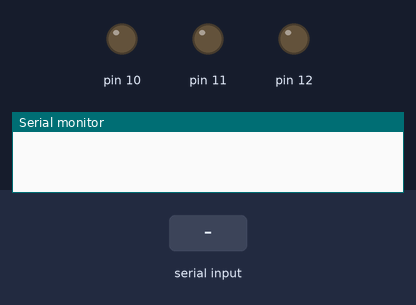
The sketch below on a simulated Arduino Uno, built with avr-gcc and run on an emulated ATmega328P. Shown: output pins drawn as LEDs (lit = HIGH), the last lines printed to the serial monitor. The test bench sets the inputs (shaded band).

Above: at 1.2 s.
1.3 s: "1" received over Serial
At 2.4 s:
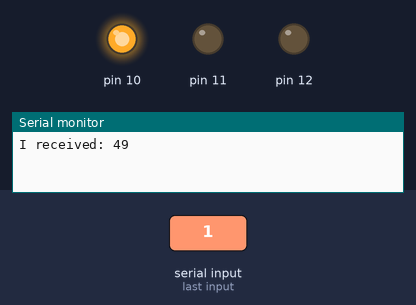
2.8 s: "2" received over Serial
At 3.6 s:
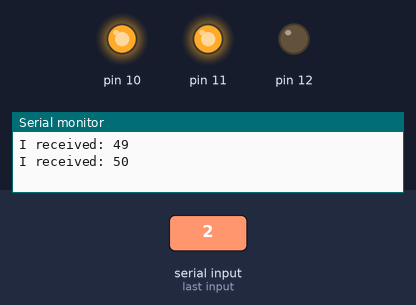
4.3 s: "3" received over Serial
At 4.7 s:
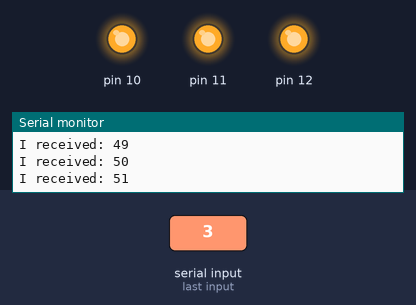
5.8 s: "1" received over Serial
At 7.0 s:
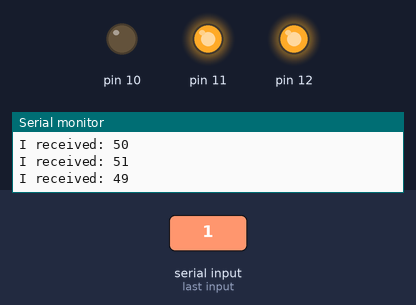
7.3 s: "2" received over Serial
At 8.2 s:
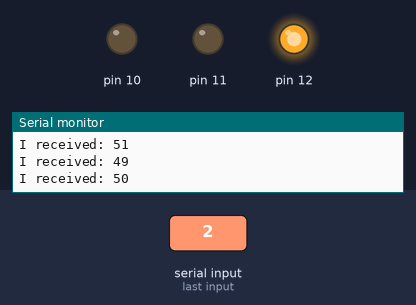
8.8 s: "0" received over Serial
At 9.3 s:
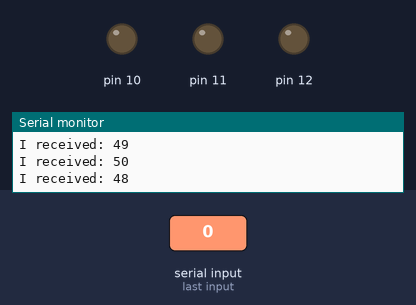
Timing chart, 0 to 11.3 s (numbered marks = the images above; inputs shaded):
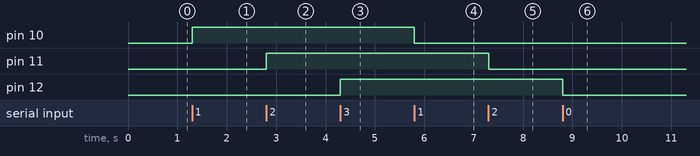

The sketch:

_120616_lightContoller.ino
```cpp
/*
Lights controller. If
 */
boolean one = false;
boolean two = false;
boolean three = false;

void setup() {
  // initialize the digital pin as an output.
  // Pin 13 has an LED connected on most Arduino boards:
  pinMode(10, OUTPUT);
  pinMode(12, OUTPUT);
  pinMode(11, OUTPUT);


  Serial.begin(9600);
}

void loop() {


  // send data only when you receive data:
  if (Serial.available() > 0) {
    // we receive a char representing an integer. let's converto to int
    int incomingData = Serial.read();
    // say what you got:
    Serial.print("I received: ");
    Serial.println(incomingData);


    switch (incomingData){

    case 48:
      digitalWrite(10, LOW);   // set all the LED off
      digitalWrite(11, LOW);
      digitalWrite(12, LOW);

      one = false;
      two = false;
      three = false;


      break;


    case 49:
      if (!one){
        digitalWrite(10, HIGH);
        one = true;
        break;
      }
      else{
        digitalWrite(10, LOW);
        one= false;
        break;
      }

    case 50:
      if (!two){
        digitalWrite(11, HIGH);
        two=true;
        break;
      }
      else{
        digitalWrite(11, LOW);
        two=false;
        break;
      }

    case 51:
      if(!three){
        digitalWrite(12, HIGH);
        three=true;
        break;
      }
      else{
        digitalWrite(12, LOW);
        three =  false;
        break;
      }

    case 52:
     digitalWrite(10, HIGH);   // set all the LED on
      digitalWrite(11, HIGH);
      digitalWrite(12, HIGH);

      one = true;
      two = true;
      three = true;

      break;


    }
  }
}
```

Measured:
- after the input at 1.3 s, pin 10: LOW → HIGH at once
- after the input at 2.8 s, pin 11: LOW → HIGH at once
- after the input at 4.3 s, pin 12: LOW → HIGH at once
- after the input at 5.8 s, pin 10: HIGH → LOW at once
- after the input at 7.3 s, pin 11: HIGH → LOW at once
- after the input at 8.8 s, pin 12: HIGH → LOW at once
